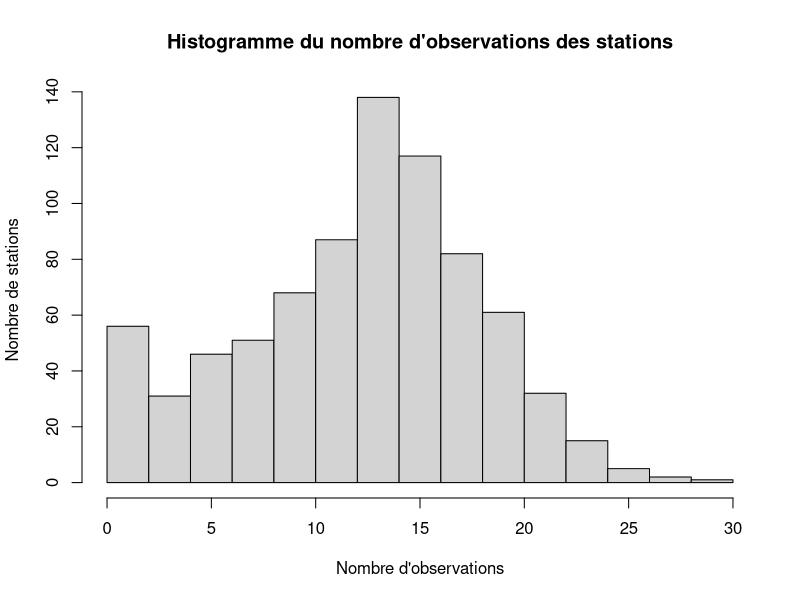
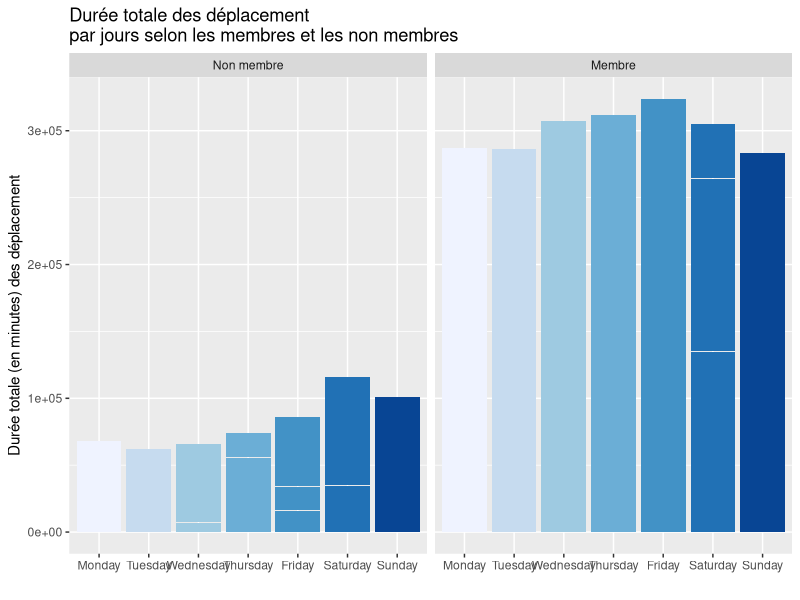
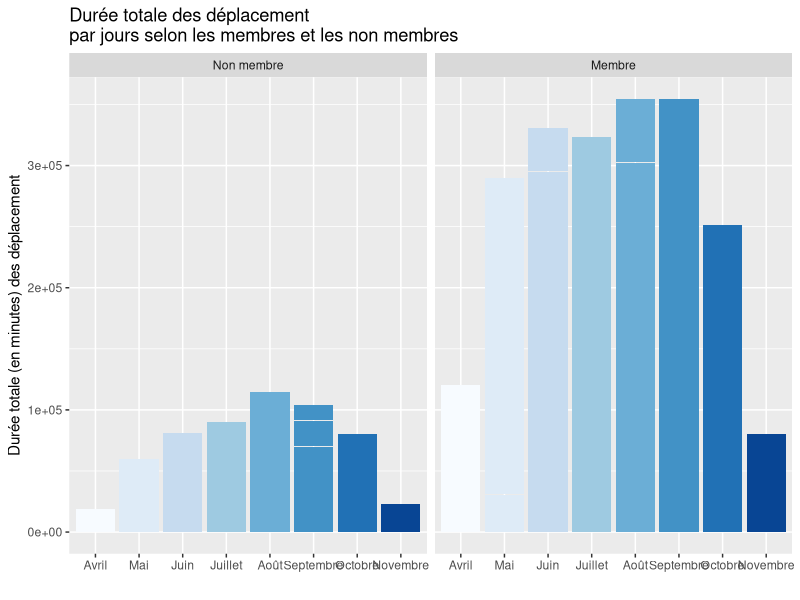
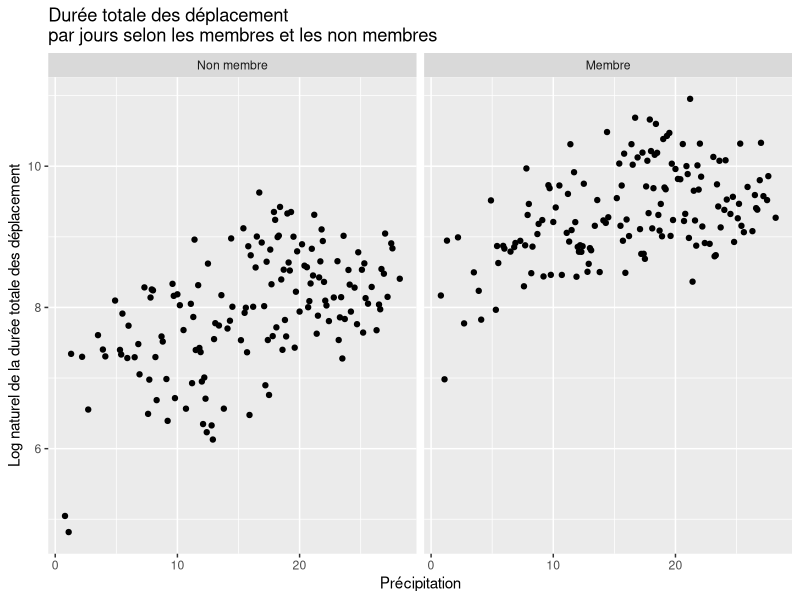
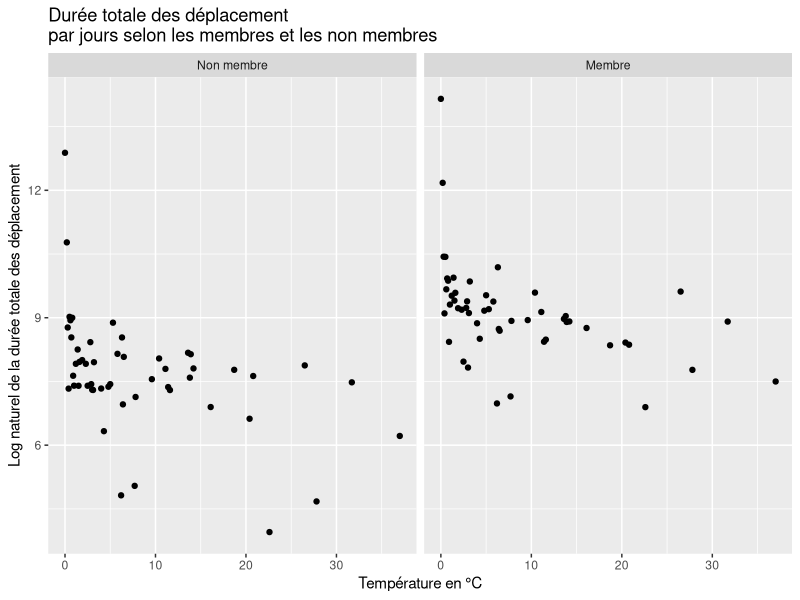

The R source for these figures, in order: (Note: this script raises an error after producing the figures.)
## ---- chunk 1
knitr::opts_chunk$set(echo = FALSE)
knitr::opts_chunk$set(message = FALSE)
knitr::opts_chunk$set(warning = FALSE)
knitr::opts_chunk$set(error = FALSE)
## ---- chunk 2
library(tidyverse)
library(ggthemes)
library(RColorBrewer)
library(knitr)
## ---- chunk 3
dat = read.csv("bixi1.csv")

## ---- chunk 4
#Importation des données
bixi_raw_data_df= dat
#bixi_raw_data_df=read.table("raw_data/bixi1.csv", sep = ",", header = T)
## ---- chunk 5
knitr::kable(head(bixi_raw_data_df), caption="6 premières observations du jeu de données")
## ---- chunk 6
knitr::kable(tail(bixi_raw_data_df), caption="6 dernières observations du jeu de données")
## ---- chunk 7
str(bixi_raw_data_df)
## ---- chunk 8
options(knitr.kable.NA = "")
bixi_df=data.frame(station=as.factor(bixi_raw_data_df$station),
                   mm=as.factor(bixi_raw_data_df$mm),
                   dd=as.factor(bixi_raw_data_df$dd),
                   wday=as.factor(bixi_raw_data_df$wday),
                   mem=as.factor(bixi_raw_data_df$mem),
                   holiday=as.factor(bixi_raw_data_df$holiday),
                   bixi_raw_data_df[,7:ncol(bixi_raw_data_df)])
knitr::kable(summary(bixi_df), caption="Sommaire des observations")
## ---- chunk 9
freqTable_station=table(bixi_df$station)
hist(freqTable_station, xlab = "Nombre d'observations", ylab = "Nombre de stations", main = "Histogramme du nombre d'observations des stations")
## ---- chunk 10
dat$wday <- factor(dat$wday,
                   levels = c("Monday", "Tuesday", "Wednesday", "Thursday", "Friday", "Saturday", "Sunday"))

label <- c(`1` = "Membre", `0` = "Non membre")
## ---- chunk 11

dat %>% 
ggplot(aes(x=wday, y=dur,
           fill = wday)) +
  geom_bar(stat = "identity") +
  scale_fill_brewer(palette = "Blues")+
  facet_wrap(~ mem,labeller=labeller(mem=label))+
  theme(legend.position="none")+
  labs(title = "Durée totale des déplacement \npar jours selon les membres et les non membres")+
  xlab("")+
  ylab("Durée totale (en minutes) des déplacement")
## ---- chunk 12
ggplot(dat, aes(as.factor(mm), dur, fill = as.factor(mm))) +
  geom_bar(stat = "identity") +
  scale_fill_brewer(palette = "Blues")+
  facet_wrap(~ mem,labeller=labeller(mem=label))+
  theme(legend.position="none")+
  scale_x_discrete(breaks = 4:11,labels=c("Avril","Mai","Juin", "Juillet", "Août", "Septembre", "Octobre", "Novembre")) +
  labs(title = "Durée totale des déplacement \npar jours selon les membres et les non membres")+
  xlab("")+
  ylab("Durée totale (en minutes) des déplacement")
## ---- chunk 13
dat_temp <- dat %>%
  select(mem, dur, temp, avg) %>% 
  group_by(temp, mem) %>%
  summarise(dur = log(sum(dur)))
## ---- chunk 14
ggplot(dat_temp, aes(temp, dur)) +
  geom_point() +
  facet_wrap(~mem,labeller=labeller(mem=label)) +
  labs(title = "Durée totale des déplacement \npar jours selon les membres et les non membres")+
  xlab("Précipitation")+
  ylab("Log naturel de la durée totale des déplacement")
## ---- chunk 15
dat_rain <- dat %>%
  select(mem, dur, rain) %>% 
  group_by(rain, mem) %>%
  summarise(dur = log(sum(dur)))

## ---- chunk 16
ggplot(dat_rain, aes(rain, dur)) +
  geom_point() +
  facet_wrap(~mem,labeller=labeller(mem=label)) +
  labs(title = "Durée totale des déplacement \npar jours selon les membres et les non membres")+
  xlab("Température en °C")+
  ylab("Log naturel de la durée totale des déplacement")
## ---- chunk 17
dat_rain <- dat %>%
  select(mem, dur, rain) %>% 
  group_by(rain, mem) %>%
  summarise(dur = log(sum(dur)))
## ---- chunk 18
kable(dat_mem, col.names = c("Membre", "Durée moyenne", "Durée totale"), caption = "Détail sur la durée selon les abonnements")
## ---- chunk 19
knitr::kable(summary(dat), caption="tableau")

## ---- chunk 20
donnees_summary <- dat %>%
  group_by(mem) %>%
  summarise(percentage = n() / nrow(dat) * 100)
# Création variable pour afficher en %

# Création du graphique à barres
ggplot(data = donnees_summary, aes(x = factor(mem), y = percentage, fill = factor(mem))) +
  geom_bar(stat = "identity") +
  guides(fill=guide_legend(title = "Membre"))+
  ggtitle("Pourcentage de membre et de non membre BIXI")+
  xlab("")+
  ylab("Pourcentage")+
  theme_minimal()
## ---- chunk 21
dat %>%  ggplot(aes(avg,temp))+
  geom_point()+
  theme_minimal()

dat %>% ggplot(aes(dur))+
  geom_density()
  
